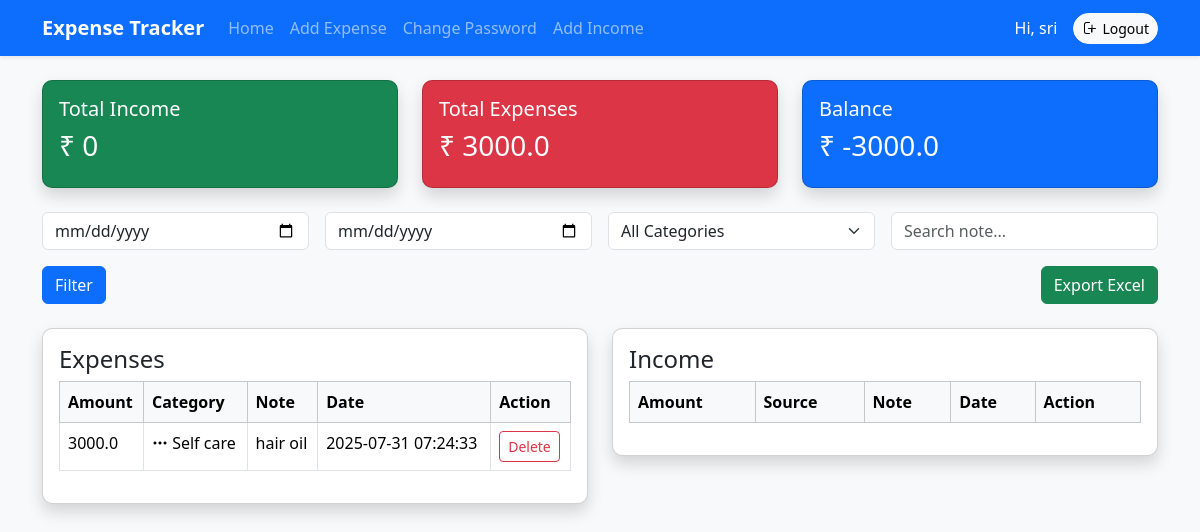
/ (signed in), run on the app's committed database.
### tables this page shows
CREATE TABLE expenses
                     (id INTEGER PRIMARY KEY AUTOINCREMENT,
                      user_id INTEGER,
                      amount REAL,
                      category TEXT,
                      note TEXT,
                      date TEXT,
                      FOREIGN KEY(user_id) REFERENCES users(id));

### app.py (the view)
@app.route('/')
def index():
    if 'user_id' not in session:
        return redirect(url_for('login'))
    user_id = session['user_id']
    from_date = request.args.get('from_date')
    to_date = request.args.get('to_date')
    category = request.args.get('category')
    search = request.args.get('search')
    filters_expense = "user_id=?"
    params_expense = [user_id]
    if from_date:
        filters_expense += " AND date(date) >= date(?)"
        params_expense.append(from_date)
    if to_date:
        filters_expense += " AND date(date) <= date(?)"
        params_expense.append(to_date)
    if category:
        filters_expense += " AND category=?"
        params_expense.append(category)
    if search:
        filters_expense += " AND note LIKE ?"
        params_expense.append(f"%{search}%")
    filters_income = "user_id=?"
    params_income = [user_id]
    with sqlite3.connect(DB_NAME) as conn:
        c = conn.cursor()
        c.execute(f"SELECT id, amount, category, note, date FROM expenses WHERE {filters_expense} ORDER BY date DESC", params_expense)
        expenses = c.fetchall()
        c.execute(f"SELECT id, amount, source, note, date FROM income WHERE {filters_income} ORDER BY date DESC", params_income)
        income = c.fetchall()
        c.execute("SELECT SUM(amount) FROM expenses WHERE user_id=?", (user_id,))
        total_expenses = c.fetchone()[0] or 0
        c.execute("SELECT SUM(amount) FROM income WHERE user_id=?", (user_id,))
        total_income = c.fetchone()[0] or 0
        balance = total_income - total_expenses
    return render_template('index.html',
                           expenses=expenses,
                           income=income,
                           total_income=total_income,
                           total_expenses=total_expenses,
                           balance=balance,
                           category_icons=CATEGORY_ICONS)

### templates/index.html (shortened to what this page needs)
{% extends "base.html" %}
{% block content %}
<div class="row mb-4">
  <div class="col-md-4">
    <div class="card text-bg-success shadow">
      <div class="card-body">
        <h5>Total Income</h5>
        <h3>₹ {{ total_income }}</h3>
      </div>
    </div>
  </div>
  <div class="col-md-4">
    <div class="card text-bg-danger shadow">
      <div class="card-body">
        <h5>Total Expenses</h5>
        <h3>₹ {{ total_expenses }}</h3>
      </div>
    </div>
  </div>
  <div class="col-md-4">
    <div class="card text-bg-primary shadow">
      <div class="card-body">
        <h5>Balance</h5>
        <h3>₹ {{ balance }}</h3>
      </div>
    </div>
  </div>
</div>
<form method="GET" action="{{ url_for('index') }}" class="row g-3 mb-4">
  <div class="col-md-3">
    <input type="date" name="from_date" value="{{ request.args.get('from_date', '') }}" class="form-control">
  </div>
  <div class="col-md-3">
    <input type="date" name="to_date" value="{{ request.args.get('to_date', '') }}" class="form-control">
  </div>
  <div class="col-md-3">
    <select name="category" class="form-select">
      <option value="">All Categories</option>
    </select>
  </div>
  <div class="col-md-3">
    <input type="text" name="search" placeholder="Search note..." value="{{ request.args.get('search', '') }}"
      class="form-control">
  </div>
  <div class="col-md-12 d-flex justify-content-between">
    <button type="submit" class="btn btn-primary">Filter</button>
    <a href="{{ url_for('export_excel',
                    from_date=request.args.get('from_date',''),
                    to_date=request.args.get('to_date',''),
                    category=request.args.get('category',''),
                    search=request.args.get('search','')) }}" class="btn btn-success">Export Excel</a>
  </div>
</form>
<div class="row">
  <div class="col-md-6 mb-4">
    <div class="card shadow p-3">
      <h4>Expenses</h4>
      <table class="table table-bordered table-hover">
        <thead class="table-light">
          <tr>
            <th>Amount</th>
            <th>Category</th>
            <th>Note</th>
            <th>Date</th>
            <th>Action</th>
          </tr>
        </thead>
        <tbody>
          {% for exp in expenses %}
          <tr>
            <td>{{ exp[1] }}</td>
            <td>
              <i class="{{ category_icons.get(exp[2], 'bi bi-three-dots') }}"></i>
              {{ exp[2] }}
            </td>
            <td>{{ exp[3] }}</td>
            <td>{{ exp[4] }}</td>
            <td>
              <a href="{{ url_for('delete_expense', id=exp[0]) }}" class="btn btn-sm btn-outline-danger"
                onclick="return confirm('Delete this expense?')">Delete</a>
            </td>
          </tr>
          {% endfor %}
        </tbody>
      </table>
    </div>
  </div>
  <div class="col-md-6 mb-4">
    <div class="card shadow p-3">
      <h4>Income</h4>
      <table class="table table-bordered table-hover">
        <thead class="table-light">
          <tr>
            <th>Amount</th>
            <th>Source</th>
            <th>Note</th>
            <th>Date</th>
            <th>Action</th>
          </tr>
        </thead>
      </table>
    </div>
  </div>
</div>
{% endblock %}

### static/style.css (style rules this page uses)
body { font-family: 'Segoe UI', Tahoma, Geneva, Verdana, sans-serif; }
.card { border-radius: 10px; }

### data on the page
expenses: amount "3000.0", category "Self care", note "hair oil", date "2025-07-31 07:24:33"

### other printed values
{{ session.get('username') }} "sri"
{{ total_income }} "0"
{{ total_expenses }} "3000.0"
{{ balance }} "-3000.0"
